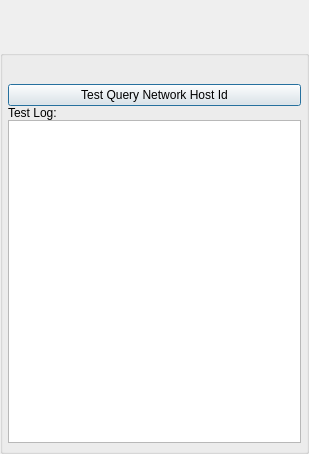
<?xml version="1.0" encoding="UTF-8"?>
<ui version="4.0">
 <class>QueryHostIdTestUi</class>
 <widget class="QDialog" name="QueryHostIdTestUi">
  <property name="windowModality">
   <enum>Qt::ApplicationModal</enum>
  </property>
  <property name="geometry">
   <rect>
    <x>0</x>
    <y>0</y>
    <width>309</width>
    <height>454</height>
   </rect>
  </property>
  <property name="windowTitle">
   <string>Network Host Id Test</string>
  </property>
  <property name="windowOpacity">
   <double>1.000000000000000</double>
  </property>
  <property name="toolTip">
   <string/>
  </property>
  <layout class="QVBoxLayout" name="verticalLayout">
   <property name="spacing">
    <number>0</number>
   </property>
   <property name="leftMargin">
    <number>0</number>
   </property>
   <property name="topMargin">
    <number>0</number>
   </property>
   <property name="rightMargin">
    <number>0</number>
   </property>
   <property name="bottomMargin">
    <number>0</number>
   </property>
   <item>
    <widget class="TitleBarWidget" name="m_TitleBarWidget" native="true">
     <property name="sizePolicy">
      <sizepolicy hsizetype="Preferred" vsizetype="Preferred">
       <horstretch>0</horstretch>
       <verstretch>0</verstretch>
      </sizepolicy>
     </property>
     <property name="minimumSize">
      <size>
       <width>0</width>
       <height>50</height>
      </size>
     </property>
     <property name="maximumSize">
      <size>
       <width>16777215</width>
       <height>103</height>
      </size>
     </property>
    </widget>
   </item>
   <item>
    <widget class="QGroupBox" name="DialogItemsGroupBox">
     <property name="minimumSize">
      <size>
       <width>0</width>
       <height>0</height>
      </size>
     </property>
     <property name="title">
      <string/>
     </property>
     <layout class="QGridLayout" name="gridLayout">
      <property name="leftMargin">
       <number>5</number>
      </property>
      <property name="topMargin">
       <number>0</number>
      </property>
      <property name="rightMargin">
       <number>5</number>
      </property>
      <property name="bottomMargin">
       <number>8</number>
      </property>
      <property name="spacing">
       <number>0</number>
      </property>
      <item row="4" column="0">
       <widget class="QLabel" name="m_LogLabel">
        <property name="text">
         <string>Test Log:</string>
        </property>
       </widget>
      </item>
      <item row="2" column="0">
       <widget class="QPushButton" name="m_RunTestButton">
        <property name="text">
         <string>Test Query Network Host Id</string>
        </property>
       </widget>
      </item>
      <item row="0" column="0">
       <widget class="QLabel" name="m_StatusLabel">
        <property name="text">
         <string notr="true"/>
        </property>
       </widget>
      </item>
      <item row="5" column="0">
       <widget class="QTextEdit" name="m_LogEdit"/>
      </item>
      <item row="1" column="0">
       <widget class="QLabel" name="m_NodeUrlLabel">
        <property name="text">
         <string notr="true"/>
        </property>
       </widget>
      </item>
     </layout>
    </widget>
   </item>
   <item>
    <widget class="BottomBarWidget" name="m_BottomBarWidget" native="true">
     <property name="sizePolicy">
      <sizepolicy hsizetype="Expanding" vsizetype="Minimum">
       <horstretch>0</horstretch>
       <verstretch>0</verstretch>
      </sizepolicy>
     </property>
     <property name="minimumSize">
      <size>
       <width>30</width>
       <height>0</height>
      </size>
     </property>
     <property name="autoFillBackground">
      <bool>true</bool>
     </property>
    </widget>
   </item>
  </layout>
 </widget>
 <customwidgets>
  <customwidget>
   <class>TitleBarWidget</class>
   <extends>QWidget</extends>
   <header>TitleBarWidget.h</header>
   <container>1</container>
  </customwidget>
  <customwidget>
   <class>BottomBarWidget</class>
   <extends>QWidget</extends>
   <header location="global">BottomBarWidget.h</header>
   <container>1</container>
  </customwidget>
 </customwidgets>
 <resources/>
 <connections/>
</ui>
